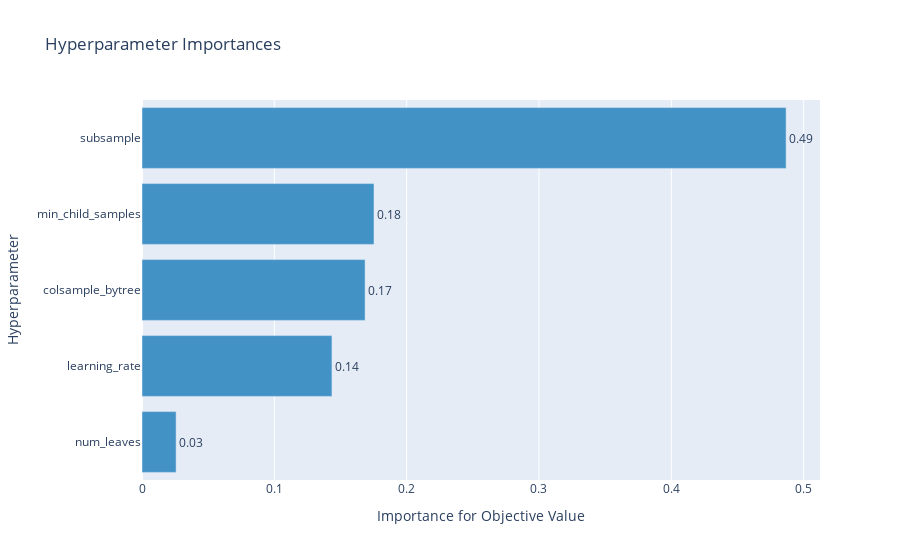

Notebook code cell kept with this figure:
### Markdown cell above
### 2a) Hyperparameter importance
Load the "lgbm-wine-1" study created in Assignment 1 and plot the importance of the hyperparameters in the study. Similar to the tutorial, use the [FanovaImportanceEvaluator](https://optuna.readthedocs.io/en/stable/reference/generated/optuna.importance.FanovaImportanceEvaluator.html#optuna.importance.FanovaImportanceEvaluator) as the importance evaluator and set `RANDOM_STATE` as the seed for the evaluator for reproducibility.

### Code cell
# Plot the hyperparameter importance
study_name = "lgbm-wine-1"
storage = "sqlite:///optuna.sqlite3"

### START CODE HERE
study = optuna.load_study(study_name=study_name, storage=storage)
fig = optuna.visualization.plot_param_importances(study, evaluator=optuna.importance.FanovaImportanceEvaluator(seed=RANDOM_SEED))
fig.show()
### END CODE HERE

### Figure 1 — Plotly figure (JSON) as saved in the notebook; plotly's stock layout.template omitted (floating-point values rounded to 4 significant figures)
{"data": [{"cliponaxis": false, "hovertemplate": ["num_leaves (IntDistribution): 0.02577034330292129<extra></extra>", "learning_rate (FloatDistribution): 0.14355685930604103<extra></extra>", "colsample_bytree (FloatDistribution): 0.1685897380387733<extra></extra>", "min_child_samples (IntDistribution): 0.1753255813656782<extra></extra>", "subsample (FloatDistribution): 0.4867574779865862<extra></extra>"], "marker": {"color": "rgb(66,146,198)"}, "orientation": "h", "text": ["0.03", "0.14", "0.17", "0.18", "0.49"], "textposition": "outside", "type": "bar", "x": [0.02577, 0.1436, 0.1686, 0.1753, 0.4868], "y": ["num_leaves", "learning_rate", "colsample_bytree", "min_child_samples", "subsample"]}], "layout": {"showlegend": false, "title": {"text": "Hyperparameter Importances"}, "xaxis": {"title": {"text": "Importance for Objective Value"}}, "yaxis": {"title": {"text": "Hyperparameter"}}}}
